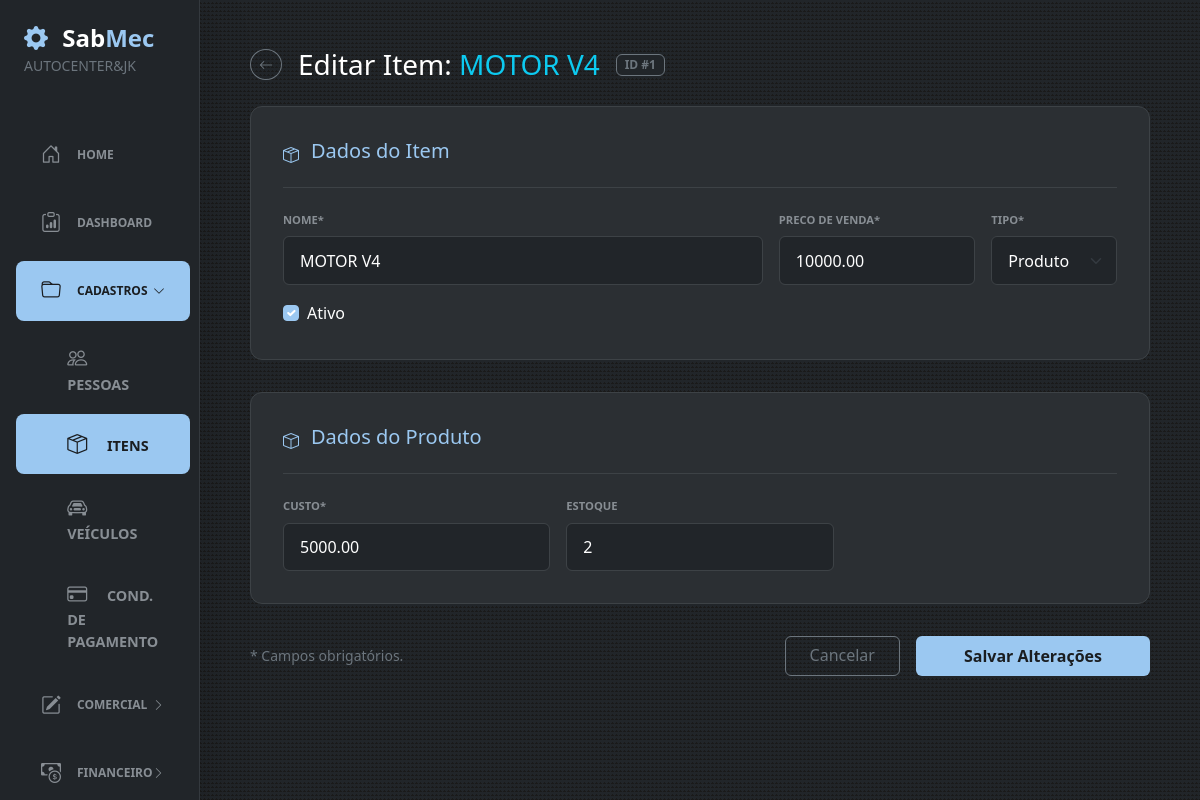
The app's page /itens/1/editar (signed in) with its own data.
### sabmec/models/pessoas.py (models this page shows)
class Pessoa(db.Model):
    __tablename__ = "pessoas"
    id = db.Column(db.Integer, primary_key=True)
    nome = db.Column(db.String(150), nullable=False)
    nome_fantasia = db.Column(db.String(150))
    documento_fiscal = db.Column(db.String)
    ie_rg = db.Column(db.String)
    entidade = db.Column(db.Enum('PF', 'PJ', name='entidade_enum'), nullable=False)
    ativo = db.Column(db.Boolean, default=True)
    eh_cliente = db.Column(db.Boolean)
    eh_usuario = db.Column(db.Boolean)
    eh_fornecedor = db.Column(db.Boolean)
    cliente = db.relationship("PessoaCliente", back_populates="pessoa", uselist=False)
    contatos = db.relationship("PessoaContato", back_populates="pessoa", cascade="all, delete-orphan")
    usuario = db.relationship("PessoaUsuario", back_populates="pessoa", uselist=False)
    fornecedor = db.relationship("PessoaFornecedor", back_populates="pessoa", uselist=False)
    enderecos = db.relationship("PessoaEndereco", back_populates="pessoa", cascade="all, delete-orphan")
    veiculos = db.relationship(
    "Veiculo",
    back_populates="pessoa",
    cascade="all, delete-orphan",
    )
    filial = db.relationship("PessoaFilial", back_populates="pessoa", uselist=False)

### sabmec/models/item.py (models this page shows)
class Item(db.Model):
    __tablename__ = "itens"
    id = db.Column(db.Integer, primary_key=True)
    nome = db.Column(db.String(150), nullable=False)
    preco = db.Column(db.Numeric(10, 2), nullable=False)
    tipo = db.Column(db.Enum("Produto", "Servico", name="tipo_item_enum"), nullable=False)
    ativo = db.Column(db.Boolean, default=True)
    mercadoria = db.relationship(
        "ItemMercadoria",
        back_populates="item",
        uselist=False,
        cascade="all, delete-orphan",
    )
    servico = db.relationship(
        "ItemServico",
        back_populates="item",
        uselist=False,
        cascade="all, delete-orphan",
    )

class ItemMercadoria(db.Model):
    __tablename__ = "itens_mercadoria"
    item_id = db.Column(db.Integer, db.ForeignKey("itens.id"), primary_key=True)
    estoque = db.Column(db.Integer, default=0)
    custo = db.Column(db.Numeric(10, 2), nullable=False)
    ncm = db.Column(db.String(8), nullable=True)
    origem = db.Column(db.String(1), nullable=True)
    item = db.relationship("Item", back_populates="mercadoria")

### sabmec/routes/cadastros/itens_editar.py (the view, shortened to what this page needs)
@itens_bp.route("/itens/<int:id>/editar", methods=["GET", "POST"])
@login_required
def itens_editar(id):
    item = Item.query.get_or_404(id)
    form_item = FormItem()
    form_produto = FormItemProduto()
    form_servico = FormItemServico()
    if request.method == "GET":
        form_item.nome.data = item.nome
        form_item.preco.data = item.preco
        form_item.tipo.data = item.tipo
        form_item.ativo.data = item.ativo
        if item.mercadoria:
            form_produto.custo.data = item.mercadoria.custo
            form_produto.estoque.data = item.mercadoria.estoque
    return renderizar_itens_editar(item, form_item, form_produto, form_servico)

### sabmec/templates/cadastros/itens_editar.html (shortened to what this page needs)
{% extends 'bases/base.html' %}
{% block body %}
<div class="container-fluid py-5 px-4">
    <div class="content-wrapper">
        <div class="d-flex align-items-center gap-3 mb-4">
            <a href="{{ url_for('itens.itens') }}" class="btn btn-outline-secondary btn-sm rounded-circle">
                <i class="bi bi-arrow-left"></i>
            </a>
            <h3 class="text-white m-0">
                Editar Item: <span class="text-info">{{ item.nome }}</span>
            </h3>
            <span class="badge bg-dark border border-secondary text-secondary">ID #{{ item.id }}</span>
        </div>
        <form method="POST" action="{{ url_for('itens.itens_editar', id=item.id) }}" novalidate>
            <div class="form-card">
                <div class="card-header-custom">
                    <i class="bi bi-box-seam"></i>
                    <h5>Dados do Item</h5>
                </div>
                <div class="row g-3">
                    <div class="col-md-7">
                        {{ form_item.nome.label(class="form-label-custom") }}
                        {{ form_item.nome(class="form-control form-control-sabmec") }}
                    </div>
                    <div class="col-md-3">
                        {{ form_item.preco.label(class="form-label-custom") }}
                        {{ form_item.preco(class="form-control form-control-sabmec", placeholder="0,00", type="text", inputmode="decimal") }}
                    </div>
                    <div class="col-md-2">
                        {{ form_item.tipo.label(class="form-label-custom") }}
                        {{ form_item.tipo(class="form-select form-control-sabmec", id="tipoItem", onchange="toggleTipoItem()") }}
                    </div>
                    <div class="col-md-12">
                        <div class="form-check">
                            {{ form_item.ativo(class="form-check-input", id="ativo") }}
                            <label class="form-check-label text-white" for="ativo">Ativo</label>
                        </div>
                    </div>
                </div>
            </div>
            <div id="blocoProduto" class="form-card mt-4">
                <div class="card-header-custom">
                    <i class="bi bi-box"></i>
                    <h5>Dados do Produto</h5>
                </div>
                <div class="row g-3">
                    <div class="col-md-4">
                        {{ form_produto.custo.label(class="form-label-custom") }}
                        {{ form_produto.custo(class="form-control form-control-sabmec", placeholder="0,00", type="text", inputmode="decimal") }}
                    </div>
                    <div class="col-md-4">
                        {{ form_produto.estoque.label(class="form-label-custom") }}
                        {{ form_produto.estoque(class="form-control form-control-sabmec") }}
                    </div>
                </div>
            </div>
            <div class="d-flex justify-content-between align-items-center mt-4 mb-5">
                <p class="text-secondary small m-0">* Campos obrigatórios.</p>
                <div class="d-flex gap-3">
                    <a href="{{ url_for('itens.itens') }}" class="btn btn-outline-secondary px-4">
                        Cancelar
                    </a>
                    <button type="submit" class="btn px-5 py-2 fw-bold" style="background-color: #9bc8f1; color: #1a1d20; border: none; border-radius: 6px;">
                        Salvar Alterações
                    </button>
                </div>
            </div>
        </form>
    </div>
</div>
{% endblock %}

### sabmec/templates/bars/sidebar.html (shortened to what this page needs)
{% set endpoint = request.endpoint or '' %}
{% set cadastros_aberto =
    endpoint.startswith('pessoas.') or
    endpoint.startswith('itens.') or
    endpoint.startswith('veiculos.') or
    endpoint.startswith('condicao.')
%}
{% set comercial_aberto =
    endpoint.startswith('os.') or
    endpoint.startswith('agendamentos.') or
    endpoint.startswith('compras.')
%}
{% set financeiro_aberto =
    endpoint.startswith('contas_receber.') or
    endpoint.startswith('contas_pagar.')
%}
<nav id="sidebarMenu" class="offcanvas-md offcanvas-start col-md-3 col-lg-2 bg-dark border-end border-secondary border-opacity-25 p-0 shadow-lg d-md-flex flex-column overflow-y-auto" tabindex="-1" aria-labelledby="sidebarMenuLabel">
    <div class="pt-4 flex-grow-1">
        <div class="px-4 mb-5 d-none d-md-block">
            <h4 class="fw-bold m-0 text-white">
                <i class="bi bi-gear-fill text-sabmec me-2"></i>
                Sab<span class="text-sabmec">Mec</span>
            </h4>
            <span class="text-secondary small fw-light">
                {{ empresa_sidebar.nome_fantasia or empresa_sidebar.nome if empresa_sidebar else 'Sem Empresa' }}
            </span>
        </div>
        <div class="px-3">
            <ul class="nav flex-column gap-2">
                <li class="nav-item">
                    <a class="nav-link rounded-3 py-2 px-3 d-flex align-items-center {{ 'bg-sabmec-active' if endpoint == 'main.home' else 'text-secondary hover-sidebar' }}"
                       href="{{ url_for('main.home') }}">
                        <i class="bi bi-house-door me-3 fs-5"></i>
                        <span>Home</span>
                    </a>
                </li>
                <li class="nav-item">
                    <a class="nav-link rounded-3 py-2 px-3 d-flex align-items-center {{ 'bg-sabmec-active' if endpoint == 'main.dashboard' else 'text-secondary hover-sidebar' }}"
                       href="{{ url_for('main.dashboard') }}">
                        <i class="bi bi-clipboard-data me-3 fs-5"></i>
                        <span>Dashboard</span>
                    </a>
                </li>
                <li class="nav-item">
                    <a class="nav-link rounded-3 py-2 px-3 d-flex align-items-center justify-content-between {{ 'bg-sabmec-active' if cadastros_aberto else 'text-secondary hover-sidebar' }}"
                       data-bs-toggle="collapse"
                       href="#menuCadastros"
                       role="button"
                       aria-expanded="{{ 'true' if cadastros_aberto else 'false' }}"
                       aria-controls="menuCadastros">
                        <span class="d-flex align-items-center">
                            <i class="bi bi-folder me-3 fs-5"></i>
                            <span>Cadastros</span>
                        </span>
                        <i class="bi bi-chevron-right sidebar-chevron"></i>
                    </a>
                    <div class="collapse {{ 'show' if cadastros_aberto else '' }}"
                         id="menuCadastros">
                        <ul class="nav flex-column mt-2 gap-1">
                            <li class="nav-item">
                                <a class="nav-link rounded-3 py-2 submenu-link {{ 'bg-sabmec-active' if endpoint.startswith('pessoas.') else 'text-secondary hover-sidebar' }}"
                                   href="{{ url_for('pessoas.pessoas') }}">
                                    <i class="bi bi-people me-3 fs-5"></i>
                                    Pessoas
                                </a>
                            </li>
                            <li class="nav-item">
                                <a class="nav-link rounded-3 py-2 submenu-link {{ 'bg-sabmec-active' if endpoint.startswith('itens.') else 'text-secondary hover-sidebar' }}"
                                   href="{{ url_for('itens.itens') }}">
                                    <i class="bi bi-box-seam me-3 fs-5"></i>
                                    Itens
                                </a>
                            </li>
                            <li class="nav-item">
                                <a class="nav-link rounded-3 py-2 submenu-link {{ 'bg-sabmec-active' if endpoint.startswith('veiculos.') else 'text-secondary hover-sidebar' }}"
                                   href="{{ url_for('veiculos.veiculos') }}">
                                    <i class="bi bi-car-front me-3 fs-5"></i>
                                    Veículos
                                </a>
                            </li>
                            <li class="nav-item">
                                <a class="nav-link rounded-3 py-2 submenu-link {{ 'bg-sabmec-active' if endpoint.startswith('condicao.') else 'text-secondary hover-sidebar' }}"
                                   href="{{ url_for('condicao.condicao_pgto') }}">
                                    <i class="bi bi-credit-card me-3 fs-5"></i>
                                    Cond. de Pagamento
                                </a>
                            </li>
                        </ul>
                    </div>
                </li>
                <li class="nav-item">
                    <a class="nav-link rounded-3 py-2 px-3 d-flex align-items-center justify-content-between {{ 'bg-sabmec-active' if comercial_aberto else 'text-secondary hover-sidebar' }}"
                       data-bs-toggle="collapse"
                       href="#menuComercial"
                       role="button"
                       aria-expanded="{{ 'true' if comercial_aberto else 'false' }}"
                       aria-controls="menuComercial">
                        <span class="d-flex align-items-center">
                            <i class="bi bi-pencil-square me-3 fs-5"></i>
                            <span>Comercial</span>
                        </span>
                        <i class="bi bi-chevron-right sidebar-chevron"></i>
                    </a>
                </li>
                <li class="nav-item">
                    <a class="nav-link rounded-3 py-2 px-3 d-flex align-items-center justify-content-between {{ 'bg-sabmec-active' if financeiro_aberto else 'text-secondary hover-sidebar' }}"
                       data-bs-toggle="collapse"
                       href="#menuFinanceiro"
                       role="button"
                       aria-expanded="{{ 'true' if financeiro_aberto else 'false' }}"
                       aria-controls="menuFinanceiro">
                        <span class="d-flex align-items-center">
                            <i class="bi bi-cash-coin me-3 fs-5"></i>
                            <span>Financeiro</span>
                        </span>
                        <i class="bi bi-chevron-right sidebar-chevron"></i>
                    </a>
                </li>
            </ul>
        </div>
    </div>
</nav>

### records on screen
Pessoa: nome_fantasia "AUTOCENTER&JK"
Item: nome "MOTOR V4", id "1", preco "10000.00", tipo "Produto", ativo "☑"
ItemMercadoria: custo "5000.00", estoque "2"
